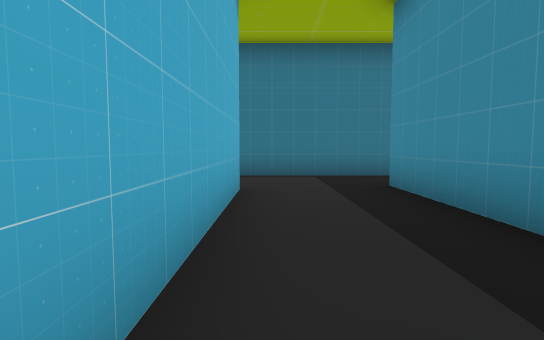
view 1 (above)

24 first-person views from a walk through a 3-D level made in the Unity game engine. The camera is 1.3 m above the floor, tilts 4° down and sees 80° across. The floor is counted in squares, 2 m on a side. Each view is taken from the middle of a square. On the plan, view 1 faces up. The plan holds only what a view shows up to about 10 squares ahead; the rest is blank. The place goes on beyond the plan. The player character is not drawn.

view 2
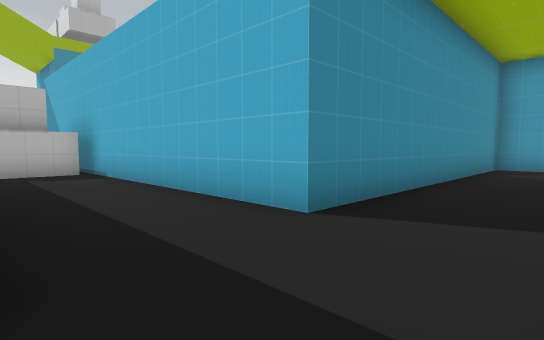

view 3
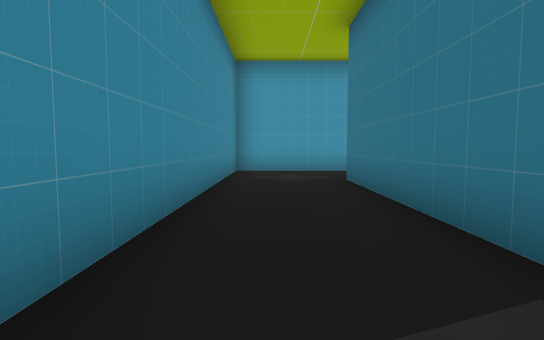

view 4
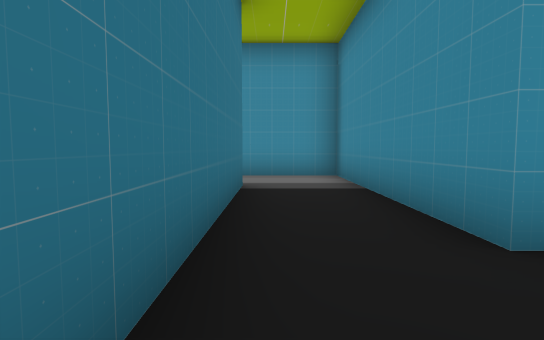

view 5
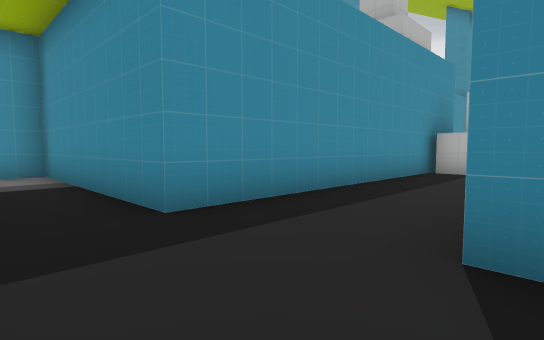

view 6
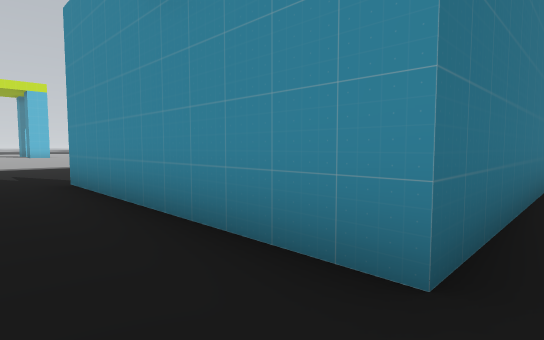

view 7
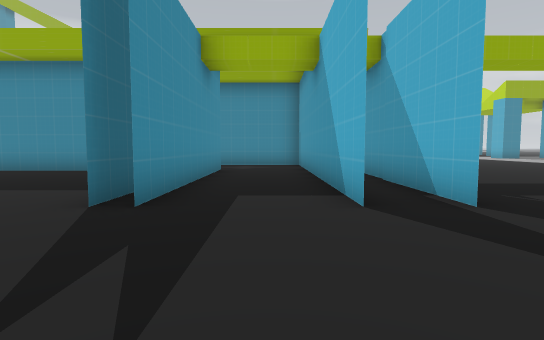

view 8
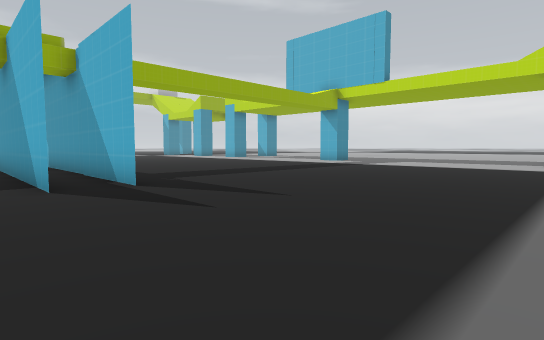

view 9
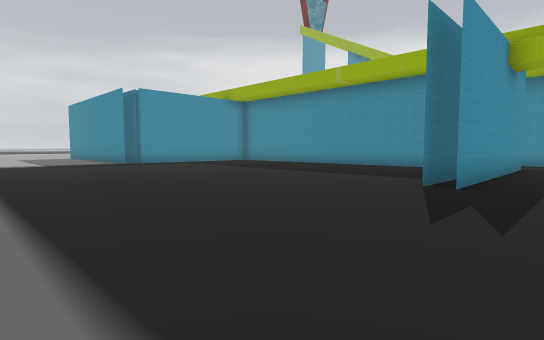

view 10
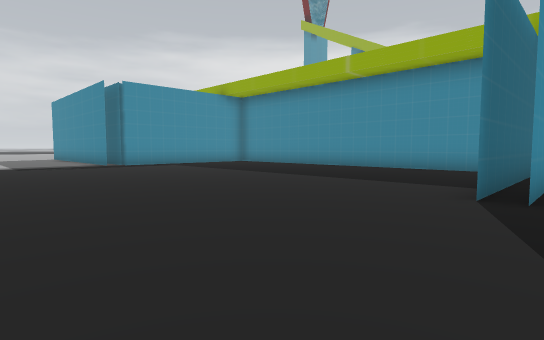

view 11
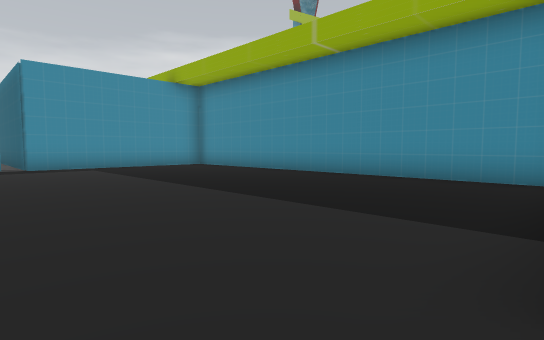

view 12
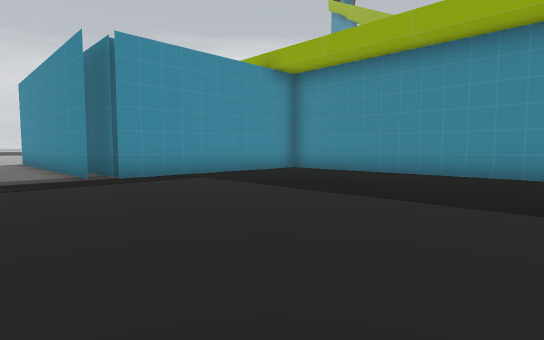

view 13
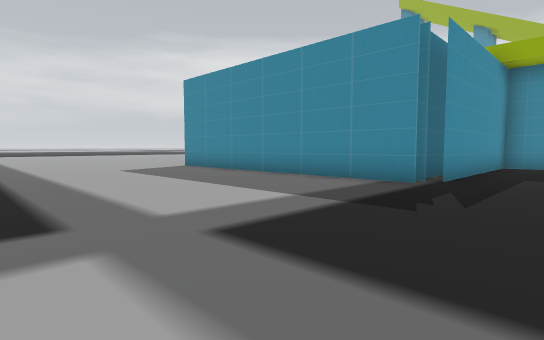

view 14
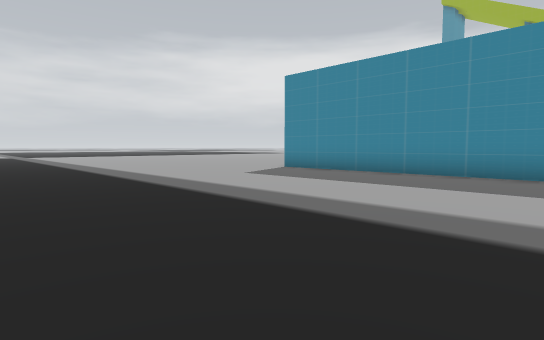

view 15
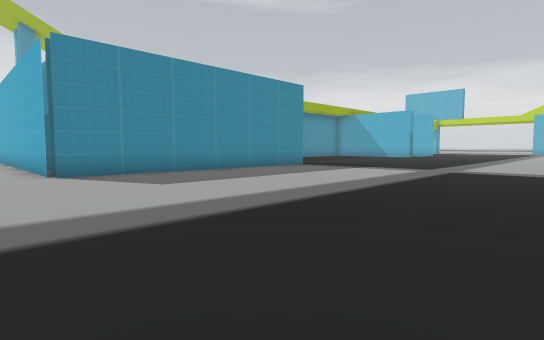

view 16
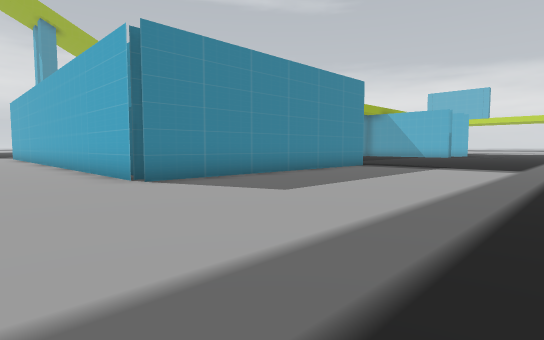

view 17
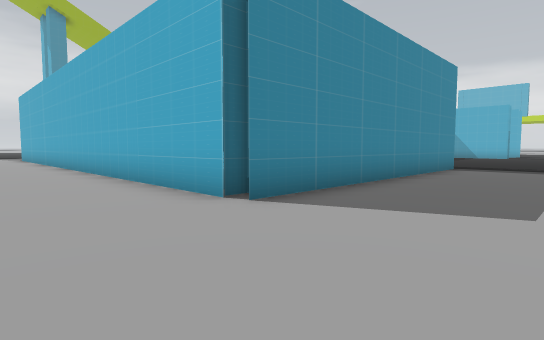

view 18
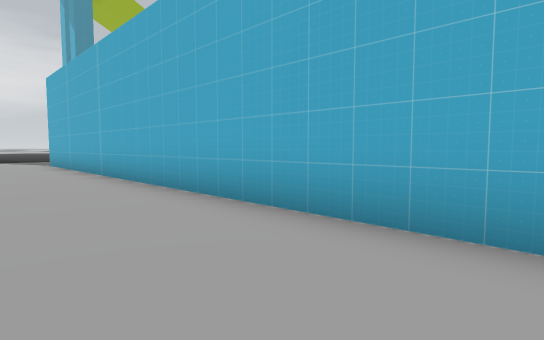

view 19
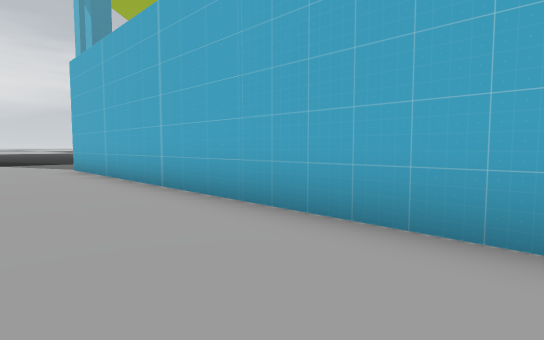

view 20
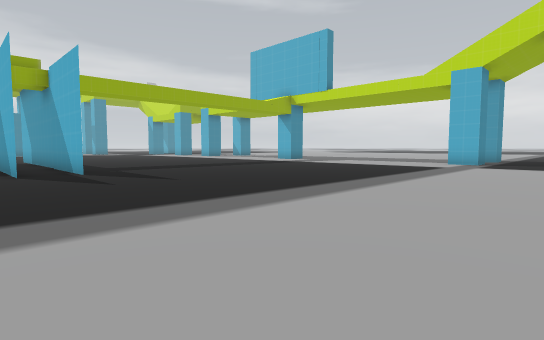

view 21
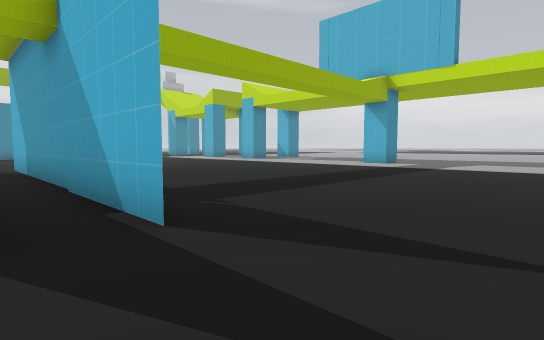

view 22
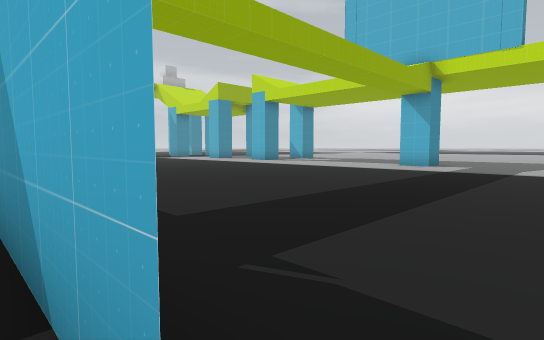

view 23
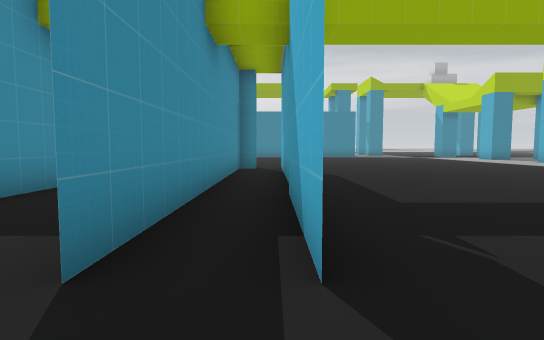

view 24
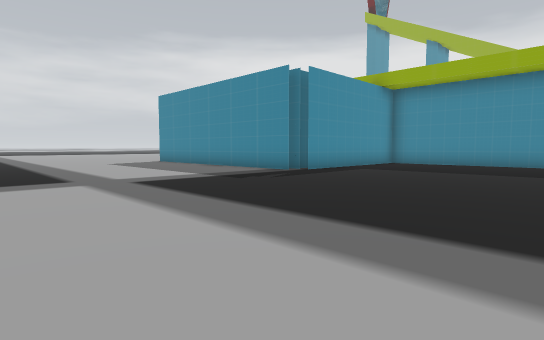

### Floor plan
Key: @ floor where view 1 was taken; # wall or solid block; x gap in a wall; . floor; ^ raised ledge.
Columns run from 17 left of view 1 to 16 right of it. Each row starts with its distance up from view 1.
 22     ......             ..........
 21 ..........      ..................
 20 ..........      ..................
 19 ............... ..................
 18 ..................................
 17 ..................................
 16 ..................................
 15 ..................................
 14 .......................########...
 13 .......##..#..........##      #...
 12 .......##..#..........#       #...
 11 .......##..#..........#       #...
 10 .......##..#..........#       #...
  9 .......##..#..........#       #...
  8 .......##..############       #...
  7 .......##................     #...
  6 ...... ##................     #...
  5 ...... ##########..#####^#    #...
  4                 #..x          #...
  3                 #...          #...
  2                 #...          #..
  1                 #...          #..
  0                 #@..          #..
 -1                 #.. #         #..
 -2                 ###^#         #..
 -3                 #   #          ..
 -4                                ..

Positions as (right, up) in squares from view 1, and headings:
1: (0, 0), facing up
2: (2, 7), facing down-left
3: (0, 6), facing left
4: (0, 7), facing right
5: (-1, 7), facing down-right
6: (-8, 7), facing up-right
7: (-8, 17), facing down
8: (-8, 19), facing down-left
9: (-8, 19), facing down-right
10: (-7, 18), facing down-right
11: (-6, 15), facing down-right
12: (-2, 16), facing down-right
13: (3, 20), facing down-right
14: (6, 22), facing down-right
15: (15, 22), facing down-left
16: (16, 20), facing down-left
17: (16, 17), facing down-left
18: (16, 11), facing down-left
19: (16, 8), facing down-left
20: (-8, 22), facing down-left
21: (-9, 16), facing down-left
22: (-10, 14), facing down-left
23: (-10, 15), facing down
24: (-1, 21), facing down-right
